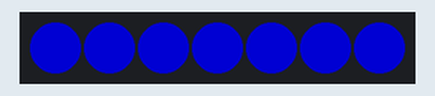
The sketch below on a simulated Arduino Uno, built with avr-gcc and run on an emulated ATmega328P. On the bench: 7 RGB LEDs in strip order, left to right. Dim RGB values are drawn brighter than linear.

Above: at 0.05 s.
At 90.5 s:
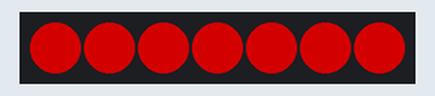

The sketch:

Police.ino
```cpp
#include <Adafruit_NeoPixel.h>

#define PIN            6  // Hier den Pin für die NeoPixel angeben
#define NUMPIXELS      7 // Anzahl der NeoPixel LEDs
#define WAIT_TIME      100 // Wartezeit zwischen den Änderungen der Lichter in Millisekunden

Adafruit_NeoPixel pixels = Adafruit_NeoPixel(NUMPIXELS, PIN, NEO_GRB + NEO_KHZ800);

void setup() {
  pixels.begin(); // Initialisierung der NeoPixel
}

void loop() {
  policeLights(5); // Funktion für Polizeilichtsequenz aufrufen
}

// Funktion für die Polizeilichtsequenz
void policeLights(int iterations) {
  for (int i = 0; i < iterations; i++) {
    for (int j = 0; j < 3; j++) {
      setAllPixelsColor(pixels.Color(0, 0, 0)); // Alle LEDs ausschalten

      if (j == 0) {
        setAllPixelsColor(pixels.Color(0, 0, 127)); // Alle LEDs auf Blau setzen
      } else if (j == 1) {
        setAllPixelsColor(pixels.Color(255, 255, 255)); // Alle LEDs auf Weiß setzen
      } else {
        setAllPixelsColor(pixels.Color(127, 0, 0)); // Alle LEDs auf Rot setzen
      }

      pixels.show();
      delay(WAIT_TIME);
    }
  }
}

// Funktion, um alle LEDs auf eine bestimmte Farbe zu setzen
void setAllPixelsColor(uint32_t color) {
  for (int i = 0; i < NUMPIXELS; i++) {
    pixels.setPixelColor(i, color);
  }
}
```
